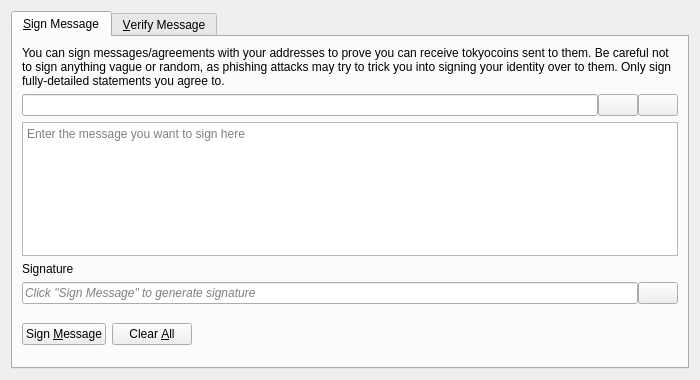
<?xml version="1.0" encoding="UTF-8"?>
<ui version="4.0">
 <class>SignVerifyMessageDialog</class>
 <widget class="QDialog" name="SignVerifyMessageDialog">
  <property name="geometry">
   <rect>
    <x>0</x>
    <y>0</y>
    <width>700</width>
    <height>380</height>
   </rect>
  </property>
  <property name="windowTitle">
   <string>Signatures - Sign / Verify a Message</string>
  </property>
  <property name="modal">
   <bool>true</bool>
  </property>
  <layout class="QVBoxLayout" name="verticalLayout">
   <item>
    <widget class="QTabWidget" name="tabWidget">
     <property name="currentIndex">
      <number>0</number>
     </property>
     <widget class="QWidget" name="tabSignMessage">
      <attribute name="title">
       <string>&amp;Sign Message</string>
      </attribute>
      <layout class="QVBoxLayout" name="verticalLayout_SM">
       <item>
        <widget class="QLabel" name="infoLabel_SM">
         <property name="text">
          <string>You can sign messages/agreements with your addresses to prove you can receive tokyocoins sent to them. Be careful not to sign anything vague or random, as phishing attacks may try to trick you into signing your identity over to them. Only sign fully-detailed statements you agree to.</string>
         </property>
         <property name="textFormat">
          <enum>Qt::PlainText</enum>
         </property>
         <property name="wordWrap">
          <bool>true</bool>
         </property>
        </widget>
       </item>
       <item>
        <layout class="QHBoxLayout" name="horizontalLayout_1_SM">
         <property name="spacing">
          <number>0</number>
         </property>
         <item>
          <widget class="QValidatedLineEdit" name="addressIn_SM">
           <property name="toolTip">
            <string>The Tokyocoin address to sign the message with</string>
           </property>
          </widget>
         </item>
         <item>
          <widget class="QPushButton" name="addressBookButton_SM">
           <property name="toolTip">
            <string>Choose previously used address</string>
           </property>
           <property name="text">
            <string/>
           </property>
           <property name="icon">
            <iconset resource="../tokyocoin.qrc">
             <normaloff>:/icons/address-book</normaloff>:/icons/address-book</iconset>
           </property>
           <property name="shortcut">
            <string>Alt+A</string>
           </property>
           <property name="autoDefault">
            <bool>false</bool>
           </property>
          </widget>
         </item>
         <item>
          <widget class="QPushButton" name="pasteButton_SM">
           <property name="toolTip">
            <string>Paste address from clipboard</string>
           </property>
           <property name="text">
            <string/>
           </property>
           <property name="icon">
            <iconset resource="../tokyocoin.qrc">
             <normaloff>:/icons/editpaste</normaloff>:/icons/editpaste</iconset>
           </property>
           <property name="shortcut">
            <string>Alt+P</string>
           </property>
           <property name="autoDefault">
            <bool>false</bool>
           </property>
          </widget>
         </item>
        </layout>
       </item>
       <item>
        <widget class="QPlainTextEdit" name="messageIn_SM">
         <property name="toolTip">
          <string>Enter the message you want to sign here</string>
         </property>
         <property name="placeholderText">
          <string>Enter the message you want to sign here</string>
         </property>
        </widget>
       </item>
       <item>
        <widget class="QLabel" name="signatureLabel_SM">
         <property name="text">
          <string>Signature</string>
         </property>
         <property name="textFormat">
          <enum>Qt::PlainText</enum>
         </property>
        </widget>
       </item>
       <item>
        <layout class="QHBoxLayout" name="horizontalLayout_2_SM">
         <property name="spacing">
          <number>0</number>
         </property>
         <item>
          <widget class="QLineEdit" name="signatureOut_SM">
           <property name="placeholderText">
            <string>Click "Sign Message" to generate signature</string>
           </property>
           <property name="font">
            <font>
             <italic>true</italic>
            </font>
           </property>
           <property name="readOnly">
            <bool>true</bool>
           </property>
          </widget>
         </item>
         <item>
          <widget class="QPushButton" name="copySignatureButton_SM">
           <property name="toolTip">
            <string>Copy the current signature to the system clipboard</string>
           </property>
           <property name="text">
            <string/>
           </property>
           <property name="icon">
            <iconset resource="../tokyocoin.qrc">
             <normaloff>:/icons/editcopy</normaloff>:/icons/editcopy</iconset>
           </property>
           <property name="autoDefault">
            <bool>false</bool>
           </property>
          </widget>
         </item>
        </layout>
       </item>
       <item>
        <layout class="QHBoxLayout" name="horizontalLayout_3_SM">
         <item>
          <widget class="QPushButton" name="signMessageButton_SM">
           <property name="toolTip">
            <string>Sign the message to prove you own this Tokyocoin address</string>
           </property>
           <property name="text">
            <string>Sign &amp;Message</string>
           </property>
           <property name="icon">
            <iconset resource="../tokyocoin.qrc">
             <normaloff>:/icons/edit</normaloff>:/icons/edit</iconset>
           </property>
           <property name="autoDefault">
            <bool>false</bool>
           </property>
          </widget>
         </item>
         <item>
          <widget class="QPushButton" name="clearButton_SM">
           <property name="toolTip">
            <string>Reset all sign message fields</string>
           </property>
           <property name="text">
            <string>Clear &amp;All</string>
           </property>
           <property name="icon">
            <iconset resource="../tokyocoin.qrc">
             <normaloff>:/icons/remove</normaloff>:/icons/remove</iconset>
           </property>
           <property name="autoDefault">
            <bool>false</bool>
           </property>
          </widget>
         </item>
         <item>
          <spacer name="horizontalSpacer_1_SM">
           <property name="orientation">
            <enum>Qt::Horizontal</enum>
           </property>
           <property name="sizeHint" stdset="0">
            <size>
             <width>40</width>
             <height>48</height>
            </size>
           </property>
          </spacer>
         </item>
         <item>
          <widget class="QLabel" name="statusLabel_SM">
           <property name="font">
            <font>
             <weight>75</weight>
             <bold>true</bold>
            </font>
           </property>
           <property name="text">
            <string/>
           </property>
           <property name="wordWrap">
            <bool>true</bool>
           </property>
          </widget>
         </item>
         <item>
          <spacer name="horizontalSpacer_2_SM">
           <property name="orientation">
            <enum>Qt::Horizontal</enum>
           </property>
           <property name="sizeHint" stdset="0">
            <size>
             <width>40</width>
             <height>48</height>
            </size>
           </property>
          </spacer>
         </item>
        </layout>
       </item>
      </layout>
     </widget>
     <widget class="QWidget" name="tabVerifyMessage">
      <attribute name="title">
       <string>&amp;Verify Message</string>
      </attribute>
      <layout class="QVBoxLayout" name="verticalLayout_VM">
       <item>
        <widget class="QLabel" name="infoLabel_VM">
         <property name="text">
          <string>Enter the receiver's address, message (ensure you copy line breaks, spaces, tabs, etc. exactly) and signature below to verify the message. Be careful not to read more into the signature than what is in the signed message itself, to avoid being tricked by a man-in-the-middle attack. Note that this only proves the signing party receives with the address, it cannot prove sendership of any transaction!</string>
         </property>
         <property name="textFormat">
          <enum>Qt::PlainText</enum>
         </property>
         <property name="alignment">
          <set>Qt::AlignLeading|Qt::AlignLeft|Qt::AlignTop</set>
         </property>
         <property name="wordWrap">
          <bool>true</bool>
         </property>
        </widget>
       </item>
       <item>
        <layout class="QHBoxLayout" name="horizontalLayout_1_VM">
         <property name="spacing">
          <number>0</number>
         </property>
         <item>
          <widget class="QValidatedLineEdit" name="addressIn_VM">
           <property name="toolTip">
            <string>The Tokyocoin address the message was signed with</string>
           </property>
          </widget>
         </item>
         <item>
          <widget class="QPushButton" name="addressBookButton_VM">
           <property name="toolTip">
            <string>Choose previously used address</string>
           </property>
           <property name="text">
            <string/>
           </property>
           <property name="icon">
            <iconset resource="../tokyocoin.qrc">
             <normaloff>:/icons/address-book</normaloff>:/icons/address-book</iconset>
           </property>
           <property name="shortcut">
            <string>Alt+A</string>
           </property>
           <property name="autoDefault">
            <bool>false</bool>
           </property>
          </widget>
         </item>
        </layout>
       </item>
       <item>
        <widget class="QPlainTextEdit" name="messageIn_VM">
          <property name="toolTip">
            <string>The signed message to verify</string>
          </property>
          <property name="placeholderText">
            <string>The signed message to verify</string>
          </property>
        </widget>
       </item>
       <item>
        <widget class="QValidatedLineEdit" name="signatureIn_VM">
          <property name="toolTip">
            <string>The signature given when the message was signed</string>
          </property>
          <property name="placeholderText">
            <string>The signature given when the message was signed</string>
          </property>
        </widget>
       </item>
       <item>
        <layout class="QHBoxLayout" name="horizontalLayout_2_VM">
         <item>
          <widget class="QPushButton" name="verifyMessageButton_VM">
           <property name="toolTip">
            <string>Verify the message to ensure it was signed with the specified Tokyocoin address</string>
           </property>
           <property name="text">
            <string>Verify &amp;Message</string>
           </property>
           <property name="icon">
            <iconset resource="../tokyocoin.qrc">
             <normaloff>:/icons/transaction_0</normaloff>:/icons/transaction_0</iconset>
           </property>
           <property name="autoDefault">
            <bool>false</bool>
           </property>
          </widget>
         </item>
         <item>
          <widget class="QPushButton" name="clearButton_VM">
           <property name="toolTip">
            <string>Reset all verify message fields</string>
           </property>
           <property name="text">
            <string>Clear &amp;All</string>
           </property>
           <property name="icon">
            <iconset resource="../tokyocoin.qrc">
             <normaloff>:/icons/remove</normaloff>:/icons/remove</iconset>
           </property>
           <property name="autoDefault">
            <bool>false</bool>
           </property>
          </widget>
         </item>
         <item>
          <spacer name="horizontalSpacer_1_VM">
           <property name="orientation">
            <enum>Qt::Horizontal</enum>
           </property>
           <property name="sizeHint" stdset="0">
            <size>
             <width>40</width>
             <height>48</height>
            </size>
           </property>
          </spacer>
         </item>
         <item>
          <widget class="QLabel" name="statusLabel_VM">
           <property name="font">
            <font>
             <weight>75</weight>
             <bold>true</bold>
            </font>
           </property>
           <property name="text">
            <string/>
           </property>
           <property name="wordWrap">
            <bool>true</bool>
           </property>
          </widget>
         </item>
         <item>
          <spacer name="horizontalSpacer_2_VM">
           <property name="orientation">
            <enum>Qt::Horizontal</enum>
           </property>
           <property name="sizeHint" stdset="0">
            <size>
             <width>40</width>
             <height>48</height>
            </size>
           </property>
          </spacer>
         </item>
        </layout>
       </item>
      </layout>
     </widget>
    </widget>
   </item>
  </layout>
 </widget>
 <customwidgets>
  <customwidget>
   <class>QValidatedLineEdit</class>
   <extends>QLineEdit</extends>
   <header>qt/qvalidatedlineedit.h</header>
  </customwidget>
 </customwidgets>
 <resources>
  <include location="../tokyocoin.qrc"/>
 </resources>
 <connections/>
</ui>
